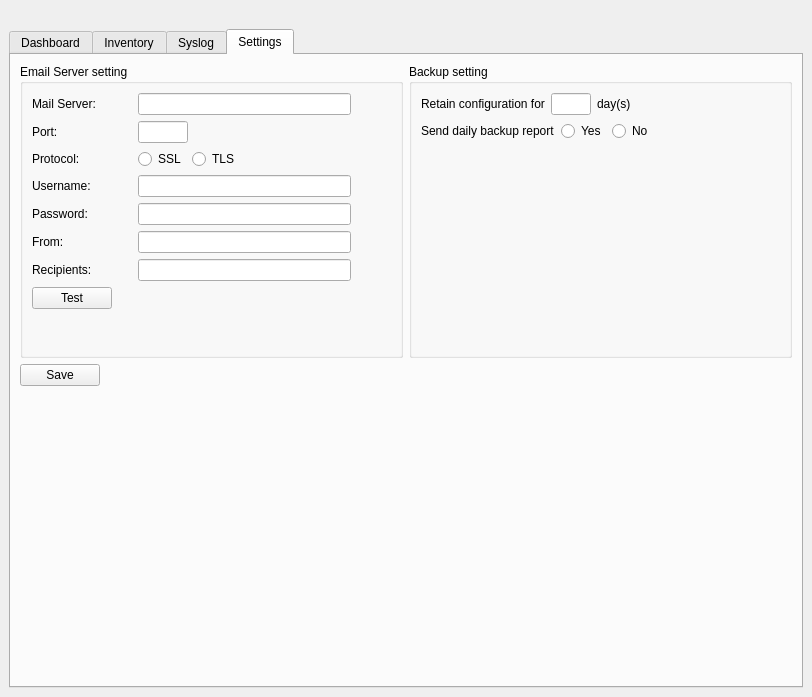
<?xml version="1.0" encoding="UTF-8"?>
<ui version="4.0">
 <class>nmslite</class>
 <widget class="QMainWindow" name="nmslite">
  <property name="geometry">
   <rect>
    <x>0</x>
    <y>0</y>
    <width>808</width>
    <height>697</height>
   </rect>
  </property>
  <property name="windowTitle">
   <string>OmniVista Lite</string>
  </property>
  <property name="windowIcon">
   <iconset>
    <normaloff>../../../../assets/logo-small.jpg</normaloff>../../../../assets/logo-small.jpg</iconset>
  </property>
  <widget class="QWidget" name="centralwidget">
   <layout class="QGridLayout" name="gridLayout_23">
    <item row="0" column="0">
     <widget class="QLabel" name="logo">
      <property name="maximumSize">
       <size>
        <width>130</width>
        <height>50</height>
       </size>
      </property>
      <property name="text">
       <string/>
      </property>
      <property name="pixmap">
       <pixmap>../../../../assets/logo.png</pixmap>
      </property>
      <property name="scaledContents">
       <bool>true</bool>
      </property>
     </widget>
    </item>
    <item row="1" column="0">
     <widget class="QTabWidget" name="MainTabWidget">
      <property name="currentIndex">
       <number>3</number>
      </property>
      <widget class="QWidget" name="dashboard">
       <attribute name="title">
        <string>Dashboard</string>
       </attribute>
       <layout class="QGridLayout" name="gridLayout_13">
        <item row="0" column="0">
         <layout class="QVBoxLayout" name="verticalLayout">
          <item>
           <layout class="QGridLayout" name="gridLayout_5">
            <item row="0" column="0">
             <widget class="QGroupBox" name="manageddevices">
              <property name="title">
               <string>Managed Devices</string>
              </property>
              <layout class="QGridLayout" name="gridLayout_2">
               <item row="0" column="0">
                <widget class="QLabel" name="t1_d_manageddevices">
                 <property name="font">
                  <font>
                   <pointsize>55</pointsize>
                   <bold>false</bold>
                  </font>
                 </property>
                 <property name="text">
                  <string>0</string>
                 </property>
                 <property name="alignment">
                  <set>Qt::AlignmentFlag::AlignCenter</set>
                 </property>
                </widget>
               </item>
              </layout>
             </widget>
            </item>
            <item row="0" column="1">
             <widget class="QGroupBox" name="online">
              <property name="title">
               <string>Online</string>
              </property>
              <layout class="QGridLayout" name="gridLayout_3">
               <item row="0" column="0">
                <widget class="QLabel" name="t1_d_online">
                 <property name="font">
                  <font>
                   <pointsize>55</pointsize>
                   <bold>false</bold>
                  </font>
                 </property>
                 <property name="text">
                  <string>0</string>
                 </property>
                 <property name="alignment">
                  <set>Qt::AlignmentFlag::AlignCenter</set>
                 </property>
                </widget>
               </item>
              </layout>
             </widget>
            </item>
            <item row="0" column="2">
             <widget class="QGroupBox" name="offline">
              <property name="title">
               <string>Offline</string>
              </property>
              <layout class="QGridLayout" name="gridLayout_4">
               <item row="0" column="0">
                <widget class="QLabel" name="t1_d_offline">
                 <property name="font">
                  <font>
                   <pointsize>55</pointsize>
                   <bold>false</bold>
                  </font>
                 </property>
                 <property name="text">
                  <string>0</string>
                 </property>
                 <property name="alignment">
                  <set>Qt::AlignmentFlag::AlignCenter</set>
                 </property>
                </widget>
               </item>
              </layout>
             </widget>
            </item>
           </layout>
          </item>
          <item>
           <widget class="QGroupBox" name="groupBox_10">
            <property name="enabled">
             <bool>true</bool>
            </property>
            <property name="font">
             <font>
              <bold>false</bold>
             </font>
            </property>
            <property name="title">
             <string>Offline</string>
            </property>
            <property name="alignment">
             <set>Qt::AlignmentFlag::AlignLeading|Qt::AlignmentFlag::AlignLeft|Qt::AlignmentFlag::AlignVCenter</set>
            </property>
            <property name="flat">
             <bool>false</bool>
            </property>
            <layout class="QGridLayout" name="gridLayout_12">
             <item row="0" column="0">
              <widget class="QTableWidget" name="t1_offline_table">
               <property name="frameShape">
                <enum>QFrame::Shape::NoFrame</enum>
               </property>
               <property name="frameShadow">
                <enum>QFrame::Shadow::Plain</enum>
               </property>
               <attribute name="horizontalHeaderHighlightSections">
                <bool>false</bool>
               </attribute>
              </widget>
             </item>
            </layout>
           </widget>
          </item>
          <item>
           <widget class="QGroupBox" name="groupBox_2">
            <property name="title">
             <string>Critial Syslog Alerts</string>
            </property>
            <layout class="QGridLayout" name="gridLayout_6">
             <item row="0" column="0">
              <widget class="QPlainTextEdit" name="t1_syslog_alerts">
               <property name="lineWrapMode">
                <enum>QPlainTextEdit::LineWrapMode::NoWrap</enum>
               </property>
              </widget>
             </item>
            </layout>
           </widget>
          </item>
         </layout>
        </item>
       </layout>
      </widget>
      <widget class="QWidget" name="inventory">
       <attribute name="title">
        <string>Inventory</string>
       </attribute>
       <layout class="QGridLayout" name="gridLayout_16">
        <item row="0" column="0">
         <layout class="QVBoxLayout" name="verticalLayout_6">
          <item>
           <widget class="QGroupBox" name="groupBox_3">
            <property name="title">
             <string>Device Profile</string>
            </property>
            <layout class="QGridLayout" name="gridLayout_15">
             <item row="1" column="0">
              <layout class="QHBoxLayout" name="horizontalLayout_2">
               <item>
                <widget class="QRadioButton" name="t2_omniswitch_radio">
                 <property name="maximumSize">
                  <size>
                   <width>100</width>
                   <height>16777215</height>
                  </size>
                 </property>
                 <property name="text">
                  <string>OmniSwitch</string>
                 </property>
                </widget>
               </item>
               <item>
                <widget class="QRadioButton" name="t2_stellar_radio">
                 <property name="maximumSize">
                  <size>
                   <width>100</width>
                   <height>16777215</height>
                  </size>
                 </property>
                 <property name="text">
                  <string>Stellar AP</string>
                 </property>
                </widget>
               </item>
               <item>
                <widget class="QRadioButton" name="t2_third_party_radio">
                 <property name="text">
                  <string>Third Party</string>
                 </property>
                </widget>
               </item>
               <item>
                <widget class="QPushButton" name="t2_new_btn">
                 <property name="maximumSize">
                  <size>
                   <width>100</width>
                   <height>16777215</height>
                  </size>
                 </property>
                 <property name="text">
                  <string>New</string>
                 </property>
                </widget>
               </item>
               <item>
                <widget class="QPushButton" name="t2_add_update_btn">
                 <property name="maximumSize">
                  <size>
                   <width>100</width>
                   <height>16777215</height>
                  </size>
                 </property>
                 <property name="text">
                  <string>Add / Update</string>
                 </property>
                </widget>
               </item>
               <item>
                <spacer name="horizontalSpacer_10">
                 <property name="orientation">
                  <enum>Qt::Orientation::Horizontal</enum>
                 </property>
                 <property name="sizeHint" stdset="0">
                  <size>
                   <width>40</width>
                   <height>20</height>
                  </size>
                 </property>
                </spacer>
               </item>
              </layout>
             </item>
             <item row="0" column="0">
              <layout class="QHBoxLayout" name="horizontalLayout_14">
               <item>
                <layout class="QHBoxLayout" name="horizontalLayout_3">
                 <item>
                  <widget class="QLabel" name="label_2">
                   <property name="text">
                    <string>IP Address:</string>
                   </property>
                  </widget>
                 </item>
                 <item>
                  <widget class="QLineEdit" name="t2_i_ip_address">
                   <property name="maximumSize">
                    <size>
                     <width>150</width>
                     <height>16777215</height>
                    </size>
                   </property>
                  </widget>
                 </item>
                </layout>
               </item>
               <item>
                <spacer name="horizontalSpacer_8">
                 <property name="orientation">
                  <enum>Qt::Orientation::Horizontal</enum>
                 </property>
                 <property name="sizeHint" stdset="0">
                  <size>
                   <width>20</width>
                   <height>20</height>
                  </size>
                 </property>
                </spacer>
               </item>
               <item>
                <layout class="QHBoxLayout" name="horizontalLayout_4">
                 <item>
                  <widget class="QLabel" name="label_3">
                   <property name="text">
                    <string>Username:</string>
                   </property>
                  </widget>
                 </item>
                 <item>
                  <widget class="QLineEdit" name="t2_i_username">
                   <property name="maximumSize">
                    <size>
                     <width>150</width>
                     <height>16777215</height>
                    </size>
                   </property>
                  </widget>
                 </item>
                </layout>
               </item>
               <item>
                <spacer name="horizontalSpacer_7">
                 <property name="orientation">
                  <enum>Qt::Orientation::Horizontal</enum>
                 </property>
                 <property name="sizeHint" stdset="0">
                  <size>
                   <width>40</width>
                   <height>20</height>
                  </size>
                 </property>
                </spacer>
               </item>
               <item>
                <layout class="QHBoxLayout" name="horizontalLayout_5">
                 <item>
                  <widget class="QLabel" name="label_4">
                   <property name="text">
                    <string>Password:</string>
                   </property>
                  </widget>
                 </item>
                 <item>
                  <widget class="QLineEdit" name="t2_i_password">
                   <property name="maximumSize">
                    <size>
                     <width>150</width>
                     <height>16777215</height>
                    </size>
                   </property>
                   <property name="echoMode">
                    <enum>QLineEdit::EchoMode::Password</enum>
                   </property>
                  </widget>
                 </item>
                 <item>
                  <spacer name="horizontalSpacer_15">
                   <property name="orientation">
                    <enum>Qt::Orientation::Horizontal</enum>
                   </property>
                   <property name="sizeHint" stdset="0">
                    <size>
                     <width>40</width>
                     <height>20</height>
                    </size>
                   </property>
                  </spacer>
                 </item>
                 <item>
                  <spacer name="horizontalSpacer_13">
                   <property name="orientation">
                    <enum>Qt::Orientation::Horizontal</enum>
                   </property>
                   <property name="sizeHint" stdset="0">
                    <size>
                     <width>40</width>
                     <height>20</height>
                    </size>
                   </property>
                  </spacer>
                 </item>
                 <item>
                  <spacer name="horizontalSpacer_12">
                   <property name="orientation">
                    <enum>Qt::Orientation::Horizontal</enum>
                   </property>
                   <property name="sizeHint" stdset="0">
                    <size>
                     <width>40</width>
                     <height>20</height>
                    </size>
                   </property>
                  </spacer>
                 </item>
                 <item>
                  <spacer name="horizontalSpacer_11">
                   <property name="orientation">
                    <enum>Qt::Orientation::Horizontal</enum>
                   </property>
                   <property name="sizeHint" stdset="0">
                    <size>
                     <width>40</width>
                     <height>20</height>
                    </size>
                   </property>
                  </spacer>
                 </item>
                 <item>
                  <spacer name="horizontalSpacer_9">
                   <property name="orientation">
                    <enum>Qt::Orientation::Horizontal</enum>
                   </property>
                   <property name="sizeHint" stdset="0">
                    <size>
                     <width>40</width>
                     <height>20</height>
                    </size>
                   </property>
                  </spacer>
                 </item>
                </layout>
               </item>
              </layout>
             </item>
            </layout>
           </widget>
          </item>
          <item>
           <widget class="QGroupBox" name="groupBox_5">
            <property name="title">
             <string>Devices</string>
            </property>
            <layout class="QGridLayout" name="gridLayout_14">
             <item row="0" column="0">
              <widget class="QTableWidget" name="t2_inventory_table">
               <property name="frameShape">
                <enum>QFrame::Shape::NoFrame</enum>
               </property>
               <attribute name="horizontalHeaderVisible">
                <bool>true</bool>
               </attribute>
               <attribute name="horizontalHeaderHighlightSections">
                <bool>false</bool>
               </attribute>
               <attribute name="verticalHeaderHighlightSections">
                <bool>false</bool>
               </attribute>
              </widget>
             </item>
            </layout>
           </widget>
          </item>
          <item>
           <layout class="QHBoxLayout" name="horizontalLayout">
            <item>
             <widget class="QPushButton" name="t2_manage_btn">
              <property name="maximumSize">
               <size>
                <width>100</width>
                <height>16777215</height>
               </size>
              </property>
              <property name="text">
               <string>Manage</string>
              </property>
             </widget>
            </item>
            <item>
             <widget class="QPushButton" name="t2_delete_btn">
              <property name="maximumSize">
               <size>
                <width>100</width>
                <height>16777215</height>
               </size>
              </property>
              <property name="text">
               <string>Delete</string>
              </property>
             </widget>
            </item>
            <item>
             <widget class="QWidget" name="widget" native="true">
              <property name="minimumSize">
               <size>
                <width>600</width>
                <height>0</height>
               </size>
              </property>
             </widget>
            </item>
           </layout>
          </item>
         </layout>
        </item>
       </layout>
      </widget>
      <widget class="QWidget" name="syslog">
       <attribute name="title">
        <string>Syslog</string>
       </attribute>
       <layout class="QGridLayout" name="gridLayout_21">
        <item row="0" column="0">
         <layout class="QVBoxLayout" name="verticalLayout_2">
          <item>
           <widget class="QGroupBox" name="groupBox_4">
            <property name="title">
             <string>Emergency / Critial / Alerts</string>
            </property>
            <layout class="QGridLayout" name="gridLayout_18">
             <item row="0" column="0">
              <widget class="QPlainTextEdit" name="t3_major_alerts_table">
               <property name="lineWrapMode">
                <enum>QPlainTextEdit::LineWrapMode::NoWrap</enum>
               </property>
              </widget>
             </item>
            </layout>
           </widget>
          </item>
          <item>
           <widget class="QGroupBox" name="groupBox_6">
            <property name="title">
             <string>Error / Warning</string>
            </property>
            <layout class="QGridLayout" name="gridLayout_19">
             <item row="0" column="0">
              <widget class="QPlainTextEdit" name="t3_medium_alerts_table">
               <property name="lineWrapMode">
                <enum>QPlainTextEdit::LineWrapMode::NoWrap</enum>
               </property>
              </widget>
             </item>
            </layout>
           </widget>
          </item>
          <item>
           <widget class="QGroupBox" name="groupBox_7">
            <property name="title">
             <string>Notice / Information / Debug</string>
            </property>
            <layout class="QGridLayout" name="gridLayout_20">
             <item row="0" column="0">
              <widget class="QPlainTextEdit" name="t3_minor_alerts_table">
               <property name="lineWrapMode">
                <enum>QPlainTextEdit::LineWrapMode::NoWrap</enum>
               </property>
              </widget>
             </item>
            </layout>
           </widget>
          </item>
          <item>
           <layout class="QHBoxLayout" name="horizontalLayout_25">
            <item>
             <widget class="QPushButton" name="t3_refresh_btn">
              <property name="maximumSize">
               <size>
                <width>100</width>
                <height>16777215</height>
               </size>
              </property>
              <property name="text">
               <string>Refresh</string>
              </property>
             </widget>
            </item>
            <item>
             <spacer name="horizontalSpacer_6">
              <property name="orientation">
               <enum>Qt::Orientation::Horizontal</enum>
              </property>
              <property name="sizeHint" stdset="0">
               <size>
                <width>40</width>
                <height>20</height>
               </size>
              </property>
             </spacer>
            </item>
           </layout>
          </item>
         </layout>
        </item>
       </layout>
      </widget>
      <widget class="QWidget" name="settings">
       <attribute name="title">
        <string>Settings</string>
       </attribute>
       <layout class="QGridLayout" name="gridLayout_22">
        <item row="0" column="0">
         <layout class="QGridLayout" name="gridLayout_17">
          <item row="1" column="0">
           <layout class="QHBoxLayout" name="horizontalLayout_16">
            <item>
             <widget class="QPushButton" name="t4_save_btn">
              <property name="text">
               <string>Save</string>
              </property>
             </widget>
            </item>
            <item>
             <spacer name="horizontalSpacer_18">
              <property name="orientation">
               <enum>Qt::Orientation::Horizontal</enum>
              </property>
              <property name="sizeHint" stdset="0">
               <size>
                <width>40</width>
                <height>20</height>
               </size>
              </property>
             </spacer>
            </item>
           </layout>
          </item>
          <item row="0" column="0">
           <layout class="QGridLayout" name="gridLayout_11">
            <item row="0" column="0">
             <widget class="QGroupBox" name="groupBox_9">
              <property name="title">
               <string>Email Server setting</string>
              </property>
              <layout class="QGridLayout" name="gridLayout_10">
               <item row="0" column="0">
                <layout class="QGridLayout" name="gridLayout_9">
                 <item row="0" column="0">
                  <layout class="QGridLayout" name="gridLayout">
                   <item row="0" column="0">
                    <layout class="QHBoxLayout" name="horizontalLayout_9">
                     <item>
                      <widget class="QLabel" name="label_8">
                       <property name="minimumSize">
                        <size>
                         <width>100</width>
                         <height>0</height>
                        </size>
                       </property>
                       <property name="maximumSize">
                        <size>
                         <width>16777215</width>
                         <height>16777215</height>
                        </size>
                       </property>
                       <property name="text">
                        <string>Mail Server: </string>
                       </property>
                      </widget>
                     </item>
                     <item>
                      <widget class="QLineEdit" name="t4_mail_server">
                       <property name="maximumSize">
                        <size>
                         <width>250</width>
                         <height>16777215</height>
                        </size>
                       </property>
                      </widget>
                     </item>
                     <item>
                      <spacer name="horizontalSpacer">
                       <property name="orientation">
                        <enum>Qt::Orientation::Horizontal</enum>
                       </property>
                       <property name="sizeType">
                        <enum>QSizePolicy::Policy::Fixed</enum>
                       </property>
                       <property name="sizeHint" stdset="0">
                        <size>
                         <width>40</width>
                         <height>20</height>
                        </size>
                       </property>
                      </spacer>
                     </item>
                    </layout>
                   </item>
                   <item row="1" column="0">
                    <layout class="QHBoxLayout" name="horizontalLayout_10">
                     <item>
                      <widget class="QLabel" name="label_9">
                       <property name="minimumSize">
                        <size>
                         <width>100</width>
                         <height>0</height>
                        </size>
                       </property>
                       <property name="text">
                        <string>Port:</string>
                       </property>
                      </widget>
                     </item>
                     <item>
                      <widget class="QLineEdit" name="t4_mail_server_port">
                       <property name="maximumSize">
                        <size>
                         <width>50</width>
                         <height>16777215</height>
                        </size>
                       </property>
                      </widget>
                     </item>
                     <item>
                      <spacer name="horizontalSpacer_2">
                       <property name="orientation">
                        <enum>Qt::Orientation::Horizontal</enum>
                       </property>
                       <property name="sizeHint" stdset="0">
                        <size>
                         <width>0</width>
                         <height>20</height>
                        </size>
                       </property>
                      </spacer>
                     </item>
                    </layout>
                   </item>
                   <item row="2" column="0">
                    <layout class="QHBoxLayout" name="horizontalLayout_13">
                     <item>
                      <widget class="QLabel" name="label_10">
                       <property name="minimumSize">
                        <size>
                         <width>100</width>
                         <height>0</height>
                        </size>
                       </property>
                       <property name="text">
                        <string>Protocol:</string>
                       </property>
                      </widget>
                     </item>
                     <item>
                      <widget class="QRadioButton" name="t4_ssl_radio">
                       <property name="text">
                        <string>SSL</string>
                       </property>
                      </widget>
                     </item>
                     <item>
                      <widget class="QRadioButton" name="t4_tls_radio">
                       <property name="text">
                        <string>TLS</string>
                       </property>
                      </widget>
                     </item>
                     <item>
                      <spacer name="horizontalSpacer_3">
                       <property name="orientation">
                        <enum>Qt::Orientation::Horizontal</enum>
                       </property>
                       <property name="sizeHint" stdset="0">
                        <size>
                         <width>0</width>
                         <height>20</height>
                        </size>
                       </property>
                      </spacer>
                     </item>
                    </layout>
                   </item>
                   <item row="3" column="0">
                    <layout class="QHBoxLayout" name="horizontalLayout_17">
                     <item>
                      <widget class="QLabel" name="label">
                       <property name="minimumSize">
                        <size>
                         <width>100</width>
                         <height>0</height>
                        </size>
                       </property>
                       <property name="maximumSize">
                        <size>
                         <width>100</width>
                         <height>16777215</height>
                        </size>
                       </property>
                       <property name="text">
                        <string>Username:</string>
                       </property>
                      </widget>
                     </item>
                     <item>
                      <widget class="QLineEdit" name="t4_username">
                       <property name="maximumSize">
                        <size>
                         <width>250</width>
                         <height>16777215</height>
                        </size>
                       </property>
                      </widget>
                     </item>
                     <item>
                      <spacer name="horizontalSpacer_20">
                       <property name="orientation">
                        <enum>Qt::Orientation::Horizontal</enum>
                       </property>
                       <property name="sizeType">
                        <enum>QSizePolicy::Policy::Fixed</enum>
                       </property>
                       <property name="sizeHint" stdset="0">
                        <size>
                         <width>40</width>
                         <height>20</height>
                        </size>
                       </property>
                      </spacer>
                     </item>
                    </layout>
                   </item>
                   <item row="4" column="0">
                    <layout class="QHBoxLayout" name="horizontalLayout_18">
                     <item>
                      <widget class="QLabel" name="label_13">
                       <property name="minimumSize">
                        <size>
                         <width>100</width>
                         <height>0</height>
                        </size>
                       </property>
                       <property name="text">
                        <string>Password:</string>
                       </property>
                      </widget>
                     </item>
                     <item>
                      <widget class="QLineEdit" name="t4_password">
                       <property name="maximumSize">
                        <size>
                         <width>250</width>
                         <height>16777215</height>
                        </size>
                       </property>
                       <property name="echoMode">
                        <enum>QLineEdit::EchoMode::Password</enum>
                       </property>
                      </widget>
                     </item>
                     <item>
                      <spacer name="horizontalSpacer_21">
                       <property name="orientation">
                        <enum>Qt::Orientation::Horizontal</enum>
                       </property>
                       <property name="sizeType">
                        <enum>QSizePolicy::Policy::Fixed</enum>
                       </property>
                       <property name="sizeHint" stdset="0">
                        <size>
                         <width>40</width>
                         <height>20</height>
                        </size>
                       </property>
                      </spacer>
                     </item>
                    </layout>
                   </item>
                   <item row="5" column="0">
                    <layout class="QHBoxLayout" name="horizontalLayout_11" stretch="0,0,0">
                     <item>
                      <widget class="QLabel" name="label_11">
                       <property name="minimumSize">
                        <size>
                         <width>100</width>
                         <height>0</height>
                        </size>
                       </property>
                       <property name="text">
                        <string>From:</string>
                       </property>
                      </widget>
                     </item>
                     <item>
                      <widget class="QLineEdit" name="t4_from">
                       <property name="maximumSize">
                        <size>
                         <width>250</width>
                         <height>16777215</height>
                        </size>
                       </property>
                      </widget>
                     </item>
                     <item>
                      <spacer name="horizontalSpacer_4">
                       <property name="orientation">
                        <enum>Qt::Orientation::Horizontal</enum>
                       </property>
                       <property name="sizeType">
                        <enum>QSizePolicy::Policy::Fixed</enum>
                       </property>
                       <property name="sizeHint" stdset="0">
                        <size>
                         <width>40</width>
                         <height>20</height>
                        </size>
                       </property>
                      </spacer>
                     </item>
                    </layout>
                   </item>
                   <item row="6" column="0">
                    <layout class="QHBoxLayout" name="horizontalLayout_12">
                     <item>
                      <widget class="QLabel" name="label_12">
                       <property name="minimumSize">
                        <size>
                         <width>100</width>
                         <height>0</height>
                        </size>
                       </property>
                       <property name="text">
                        <string>Recipients:</string>
                       </property>
                      </widget>
                     </item>
                     <item>
                      <widget class="QLineEdit" name="t4_recipients">
                       <property name="maximumSize">
                        <size>
                         <width>250</width>
                         <height>16777215</height>
                        </size>
                       </property>
                      </widget>
                     </item>
                     <item>
                      <spacer name="horizontalSpacer_5">
                       <property name="orientation">
                        <enum>Qt::Orientation::Horizontal</enum>
                       </property>
                       <property name="sizeType">
                        <enum>QSizePolicy::Policy::Fixed</enum>
                       </property>
                       <property name="sizeHint" stdset="0">
                        <size>
                         <width>40</width>
                         <height>20</height>
                        </size>
                       </property>
                      </spacer>
                     </item>
                    </layout>
                   </item>
                   <item row="7" column="0">
                    <layout class="QHBoxLayout" name="horizontalLayout_6">
                     <item>
                      <widget class="QPushButton" name="t4_test_btn">
                       <property name="maximumSize">
                        <size>
                         <width>100</width>
                         <height>16777215</height>
                        </size>
                       </property>
                       <property name="text">
                        <string>Test</string>
                       </property>
                      </widget>
                     </item>
                     <item>
                      <spacer name="horizontalSpacer_17">
                       <property name="orientation">
                        <enum>Qt::Orientation::Horizontal</enum>
                       </property>
                       <property name="sizeType">
                        <enum>QSizePolicy::Policy::Expanding</enum>
                       </property>
                       <property name="sizeHint" stdset="0">
                        <size>
                         <width>37</width>
                         <height>1</height>
                        </size>
                       </property>
                      </spacer>
                     </item>
                    </layout>
                   </item>
                  </layout>
                 </item>
                 <item row="1" column="0">
                  <spacer name="verticalSpacer_2">
                   <property name="orientation">
                    <enum>Qt::Orientation::Vertical</enum>
                   </property>
                   <property name="sizeType">
                    <enum>QSizePolicy::Policy::Expanding</enum>
                   </property>
                   <property name="sizeHint" stdset="0">
                    <size>
                     <width>25</width>
                     <height>0</height>
                    </size>
                   </property>
                  </spacer>
                 </item>
                </layout>
               </item>
              </layout>
             </widget>
            </item>
            <item row="0" column="1">
             <widget class="QGroupBox" name="groupBox_8">
              <property name="title">
               <string>Backup setting</string>
              </property>
              <layout class="QGridLayout" name="gridLayout_8">
               <item row="0" column="0">
                <layout class="QGridLayout" name="gridLayout_7">
                 <item row="0" column="0">
                  <layout class="QVBoxLayout" name="verticalLayout_4">
                   <item>
                    <layout class="QHBoxLayout" name="horizontalLayout_7">
                     <item>
                      <widget class="QLabel" name="label_6">
                       <property name="maximumSize">
                        <size>
                         <width>250</width>
                         <height>16777215</height>
                        </size>
                       </property>
                       <property name="text">
                        <string>Retain configuration for</string>
                       </property>
                      </widget>
                     </item>
                     <item>
                      <widget class="QLineEdit" name="t4_backup_days">
                       <property name="maximumSize">
                        <size>
                         <width>40</width>
                         <height>16777215</height>
                        </size>
                       </property>
                      </widget>
                     </item>
                     <item>
                      <widget class="QLabel" name="label_5">
                       <property name="minimumSize">
                        <size>
                         <width>0</width>
                         <height>0</height>
                        </size>
                       </property>
                       <property name="maximumSize">
                        <size>
                         <width>16777215</width>
                         <height>16777215</height>
                        </size>
                       </property>
                       <property name="text">
                        <string>day(s)</string>
                       </property>
                      </widget>
                     </item>
                     <item>
                      <spacer name="horizontalSpacer_14">
                       <property name="orientation">
                        <enum>Qt::Orientation::Horizontal</enum>
                       </property>
                       <property name="sizeHint" stdset="0">
                        <size>
                         <width>20</width>
                         <height>20</height>
                        </size>
                       </property>
                      </spacer>
                     </item>
                    </layout>
                   </item>
                   <item>
                    <layout class="QHBoxLayout" name="horizontalLayout_8">
                     <item>
                      <widget class="QLabel" name="label_7">
                       <property name="maximumSize">
                        <size>
                         <width>250</width>
                         <height>16777215</height>
                        </size>
                       </property>
                       <property name="text">
                        <string>Send daily backup report</string>
                       </property>
                      </widget>
                     </item>
                     <item>
                      <widget class="QRadioButton" name="t4_backup_report_yes">
                       <property name="maximumSize">
                        <size>
                         <width>16777215</width>
                         <height>16777215</height>
                        </size>
                       </property>
                       <property name="text">
                        <string>Yes</string>
                       </property>
                      </widget>
                     </item>
                     <item>
                      <widget class="QRadioButton" name="t4_backup_report_no">
                       <property name="maximumSize">
                        <size>
                         <width>16777215</width>
                         <height>16777215</height>
                        </size>
                       </property>
                       <property name="text">
                        <string>No</string>
                       </property>
                      </widget>
                     </item>
                     <item>
                      <spacer name="horizontalSpacer_16">
                       <property name="orientation">
                        <enum>Qt::Orientation::Horizontal</enum>
                       </property>
                       <property name="sizeHint" stdset="0">
                        <size>
                         <width>20</width>
                         <height>20</height>
                        </size>
                       </property>
                      </spacer>
                     </item>
                    </layout>
                   </item>
                  </layout>
                 </item>
                 <item row="1" column="0">
                  <spacer name="verticalSpacer">
                   <property name="orientation">
                    <enum>Qt::Orientation::Vertical</enum>
                   </property>
                   <property name="sizeHint" stdset="0">
                    <size>
                     <width>20</width>
                     <height>215</height>
                    </size>
                   </property>
                  </spacer>
                 </item>
                </layout>
               </item>
              </layout>
             </widget>
            </item>
           </layout>
          </item>
          <item row="2" column="0">
           <spacer name="horizontalSpacer_19">
            <property name="orientation">
             <enum>Qt::Orientation::Vertical</enum>
            </property>
            <property name="sizeHint" stdset="0">
             <size>
              <width>20</width>
              <height>300</height>
             </size>
            </property>
           </spacer>
          </item>
         </layout>
        </item>
       </layout>
      </widget>
     </widget>
    </item>
   </layout>
  </widget>
 </widget>
 <tabstops>
  <tabstop>MainTabWidget</tabstop>
  <tabstop>t1_offline_table</tabstop>
  <tabstop>t2_i_ip_address</tabstop>
  <tabstop>t2_i_username</tabstop>
  <tabstop>t2_i_password</tabstop>
  <tabstop>t2_omniswitch_radio</tabstop>
  <tabstop>t2_stellar_radio</tabstop>
  <tabstop>t2_third_party_radio</tabstop>
  <tabstop>t2_new_btn</tabstop>
  <tabstop>t2_add_update_btn</tabstop>
  <tabstop>t2_inventory_table</tabstop>
  <tabstop>t2_manage_btn</tabstop>
  <tabstop>t2_delete_btn</tabstop>
  <tabstop>t3_refresh_btn</tabstop>
  <tabstop>t4_mail_server</tabstop>
  <tabstop>t4_mail_server_port</tabstop>
  <tabstop>t4_ssl_radio</tabstop>
  <tabstop>t4_tls_radio</tabstop>
  <tabstop>t4_username</tabstop>
  <tabstop>t4_password</tabstop>
  <tabstop>t4_from</tabstop>
  <tabstop>t4_recipients</tabstop>
  <tabstop>t4_test_btn</tabstop>
  <tabstop>t4_backup_days</tabstop>
  <tabstop>t4_backup_report_yes</tabstop>
  <tabstop>t4_backup_report_no</tabstop>
  <tabstop>t4_save_btn</tabstop>
 </tabstops>
 <resources/>
 <connections/>
</ui>
